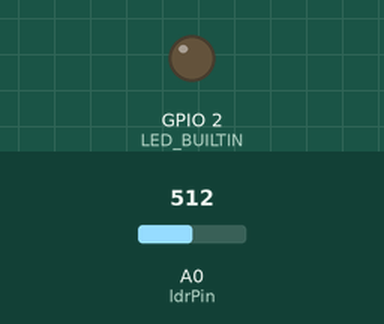
Bench run of a program on a simulated ESP8266 (NodeMCU). Parts: output pins drawn as LEDs (lit = HIGH, except the on-board LED, lit = LOW). The inputs (shaded band) are chosen by the test bench; at power-on: A0 (ldrPin) = 512. WiFi joins after 1.5 s; servers stay silent unless stated; what the program prints to the serial monitor is not drawn.

Above: at 6.8 s.
6.9 s: A0 (ldrPin) set to 76
8.4 s: A0 (ldrPin) set to 62
At 8.7 s:
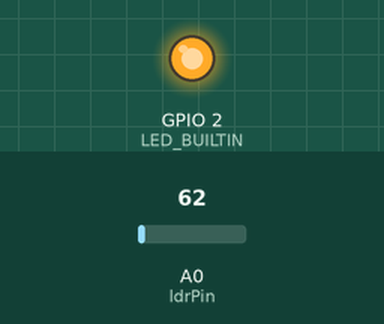
9.9 s: A0 (ldrPin) set to 80
At 11.2 s:
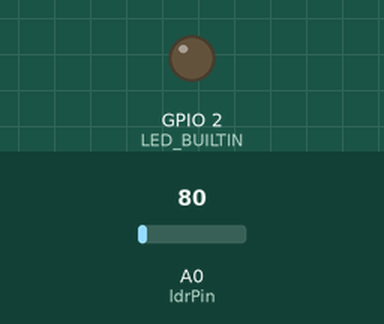
Timing chart, 0 to 12.5 s (numbered marks = the images above; inputs shaded):
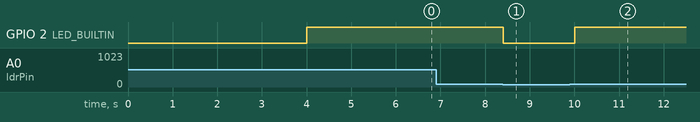

The program:

main.cpp
```cpp
// Test out a simple Web Server for the ESP8266-12E
#include <Arduino.h>

#include <ESP8266WiFi.h>
#include <ESP8266WebServer.h>

const char* ssid = "ONELEGUP";
const char* password = "SloppyBoys24";

// Define the pin for the photoresistor
const int ldrPin = A0; // Photoresistor connected to analog pin A0
const int threshold = 70;
int ldrValue;
bool ledState;

// Create an instance of the server on port 80
ESP8266WebServer server(80);

// Function to handle root URL "/"
void handleRoot() {
  Serial.println("A client has connected via HTTP!");

  String html = "<html><body>";
  html += "<h1>ESP8266 Live Updates</h1>";
  html += "<div id='message'>Waiting for light conditions...</div>";
  html += "<script>";
  html += "function updateMessage() {";
  html += "  fetch('/status').then(response => response.text()).then(data => {";
  html += "    document.getElementById('message').innerHTML = data;";
  html += "  });";
  html += "  setTimeout(updateMessage, 500);";  // Check every 1/2 second for updates
  html += "}";
  html += "updateMessage();";  // Start the update loop
  html += "</script>";
  html += "</body></html>";

  server.send(200, "text/html", html);
}

// Function to handle the `/status` route that sends the LED status
void handleStatus() {
  String message = (ledState) ? "LED is ON (Room is dark)" : "LED is OFF (Room is bright)";
  server.send(200, "text/plain", message);  // Send the status to the client
}

void setup() {
  // Let system stabilize
  delay(2000);

  // Start the serial communication
  Serial.begin(74880);
  Serial.flush();

  // Initialize the built-in LED pin as an output
  pinMode(LED_BUILTIN, OUTPUT);

  // Connect to Wi-Fi
  Serial.println("\nConnecting to WiFi...");
  WiFi.begin(ssid, password);

  while (WiFi.status() != WL_CONNECTED) {
    delay(1000);
    Serial.print(".");
  }

  Serial.println("Connected to WiFi!");
  Serial.print("IP Address: ");
  Serial.println(WiFi.localIP());

  // Define the handler for the root URL
  server.on("/", handleRoot);
  // Serve the LED status
  server.on("/status", handleStatus);

  // Start the server
  server.begin();
  Serial.println("HTTP server started.");

}

void loop() {
  // Listen for incoming client requests
  server.handleClient();

  // Read the value from the photoresistor (0-1023)
  ldrValue = analogRead(ldrPin);

  // If it's dark (LDR value below the threshold), turn the LED on
  // If it's bright (LDR value above the threshold), turn the LED off
  if (ldrValue < threshold) {
    digitalWrite(LED_BUILTIN, LOW);  // Turn the LED on
    ledState = true;
  } else {
    digitalWrite(LED_BUILTIN, HIGH);   // Turn the LED off
    ledState = false;
  }

  delay(200);
}
```

Measured:
- the behaviour switches between 70 and 69 on A0 (ldrPin) (found by bisection; images 0 and 1)
- after the input at 6.9 s, every drawn part: stays the same
- after the input at 8.4 s, GPIO 2 (LED_BUILTIN): HIGH → LOW at once
- after the input at 9.9 s, GPIO 2 (LED_BUILTIN): LOW → HIGH after 0.11 s
